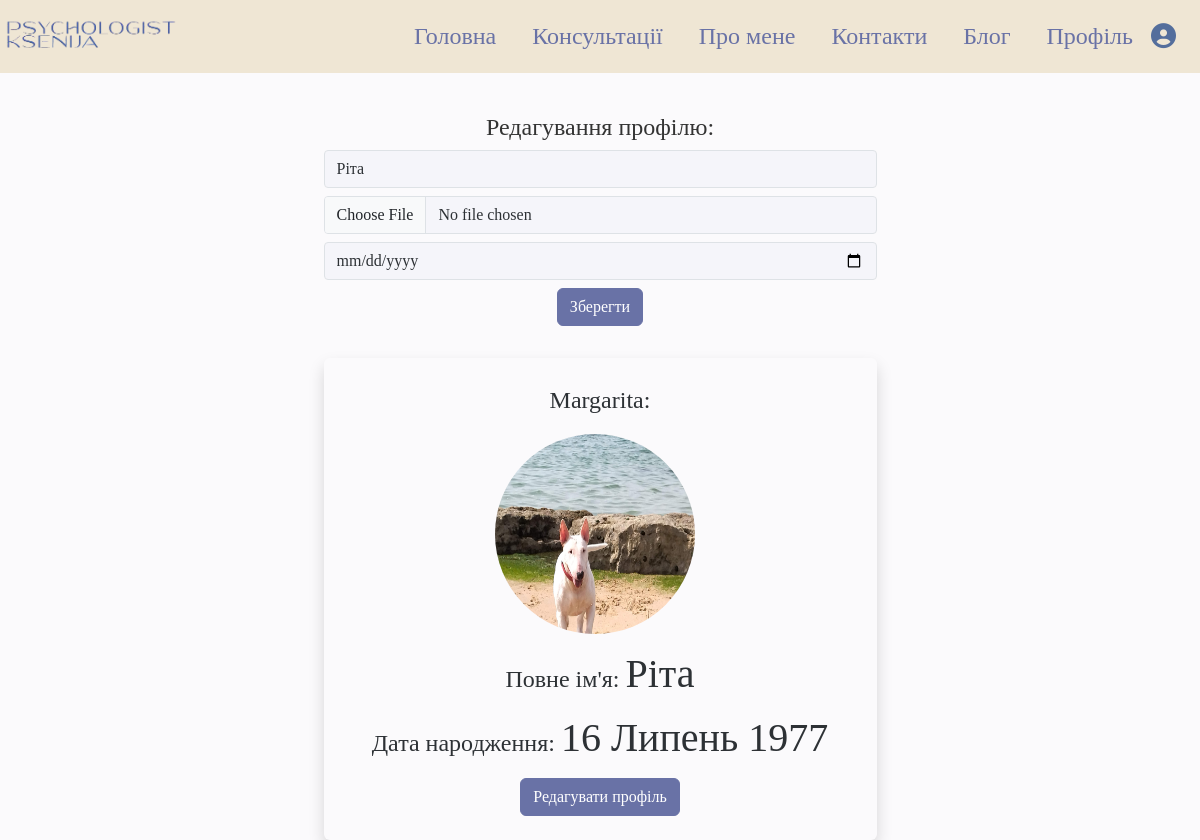
Before: /view_profile/profile/edit/ (signed in) with the older database file.
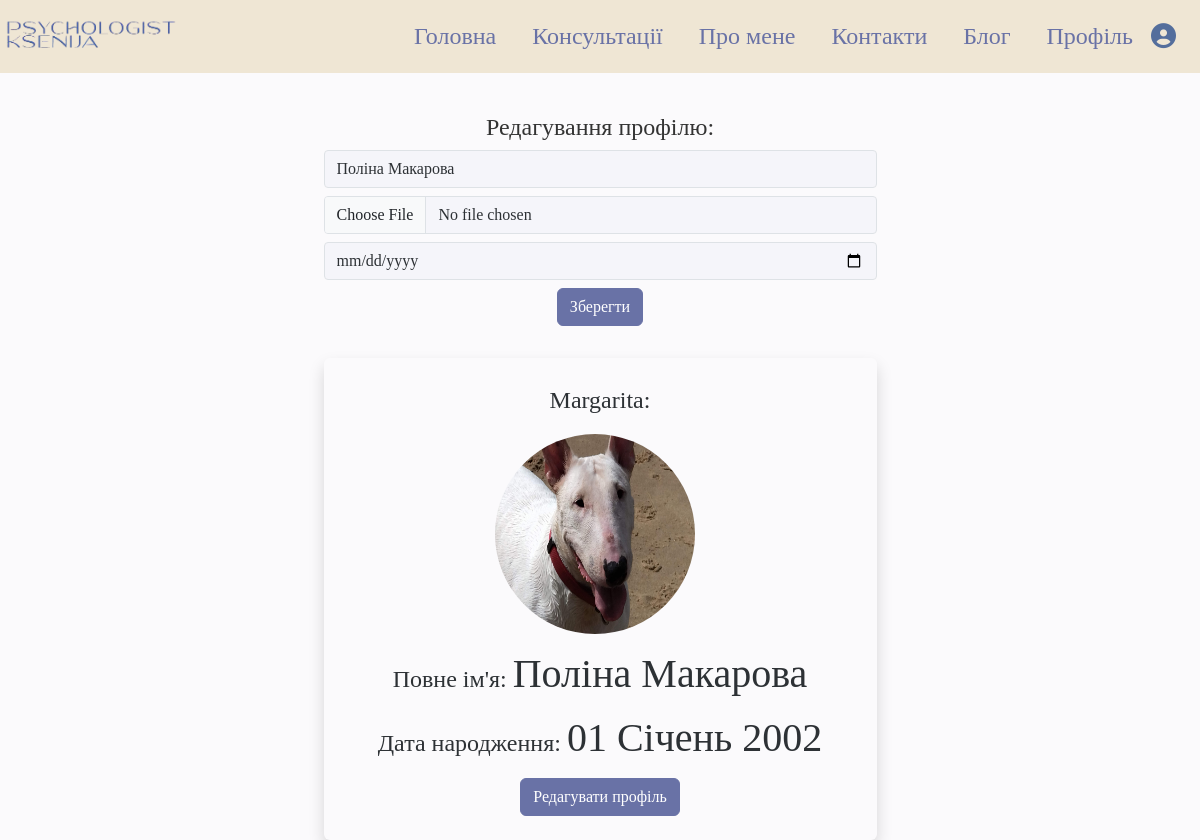
After: the same page with the newer database file.
### profiles/models.py (models this page shows, shortened)
class UserProfile(models.Model):
    user = models.OneToOneField(User, on_delete=models.CASCADE)
    full_name = models.CharField(max_length=255, blank=True)
    avatar = models.ImageField(upload_to='avatars/', blank=True, null=True)
    date_of_birth = models.DateField(blank=True, null=True)

### profiles/views.py (the view, shortened to what this page needs)
# urls.py: path('profile/edit/', edit_profile, name='edit_profile'),
def edit_profile(request):
    try:
        profile = UserProfile.objects.get(user=request.user)
    except UserProfile.DoesNotExist:
        profile = None
    return render(request, 'profiles/edit_profile.html', {'profile': profile})

### profiles/templates/profiles/edit_profile.html (shortened to what this page needs)
{% extends 'main/base.html' %}
{% load static %}
{% block content %}
<link rel="stylesheet" type="text/css" href="{% static 'profiles/profiles_styles.css' %}">
<div class="container mt-4">
  <div class="row justify-content-center">
    <div class="col-6 align-items-center">
        <div class="text-center">
            <h3 class="blog-title mt-3">Редагування профілю:</h3>
            <form method="post" enctype="multipart/form-data" action="{% url 'edit_profile' %}">
                <input type="text" name="full_name" id="id_full_name" class="form-control mb-2" placeholder="Повне імя" value="{{ profile.full_name }}">
                <input type="file" name="avatar" accept="image/*" class="form-control  mb-2">
                {% load l10n %}
                <input type="date" name="date_of_birth" id="id_birth" class="form-control mb-2" value="{{ profile.date_of_birth|date:"d F Y" }}">
                <button type="submit" class="btn btn-outline-primary mb-2">Зберегти</button>
            </form>
            <div class="text-center rounded shadow p-4 mt-4">
                {% if profile %}
                        <p>{{ profile.user.username }}:</p>
                        <img src="{{ profile.avatar.url }}" alt="{{ profile.user.username }}'s Avatar" class="profile-avatar">
                        <div class="profile-info">
                            <p><h4>Повне ім'я: <span class="name">{{ profile.full_name }}</span></h4></p>
                            <p><h4>Дата народження: <span class="name">{{ profile.date_of_birth|date:"d F Y"}}</span></h4></p>
                            <a href="{% url 'edit_profile' %}" class="btn btn-outline-primary">Редагувати профіль</a>
                        </div>
                {% else %}
                    <p class="profile-not-found">Профіль не знайдено.</p>
                    <a href="{% url 'edit_profile' %}" class="btn btn-outline-primary">Створити профіль</a>
                {% endif %}
            </div>
        </div>
    </div>
  </div>
</div>
{% endblock %}

Changed rows visible on the page:
changed UserProfile "Margarita": full_name "Ріта" → "Поліна Макарова"; avatar: a different picture; date_of_birth "16 Липень 1977" → "01 Січень 2002"
